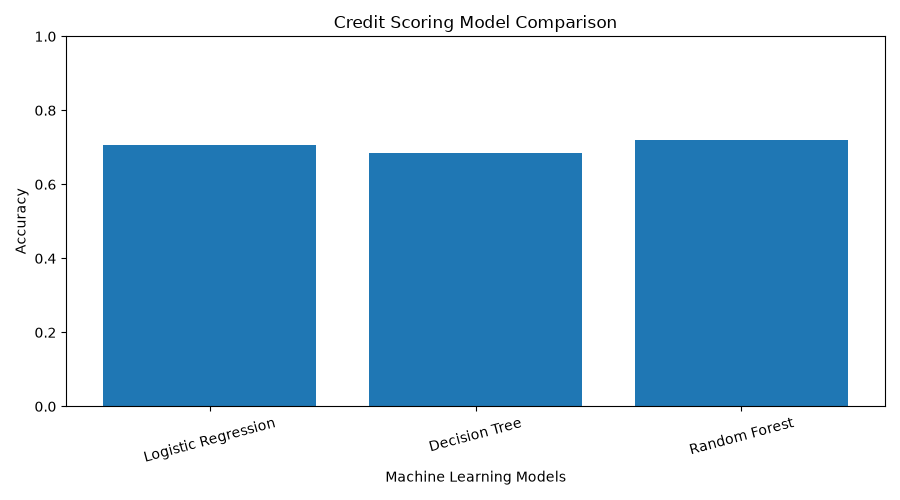

Write Python code to recreate this figure.

import pandas as pd
import matplotlib.pyplot as plt

# Load model results
results = pd.read_csv("model_results.csv")

# Display results
print("\nModel Comparison:")
print(results.to_string(index=False))

# Plot model accuracy
plt.figure(figsize=(9, 5))
plt.bar(results["Model"], results["Accuracy"])

plt.title("Credit Scoring Model Comparison")
plt.xlabel("Machine Learning Models")
plt.ylabel("Accuracy")
plt.ylim(0, 1)

plt.xticks(rotation=15)
plt.tight_layout()

plt.savefig("model_comparison.png")
plt.show()

print("\nGraph saved as model_comparison.png")
